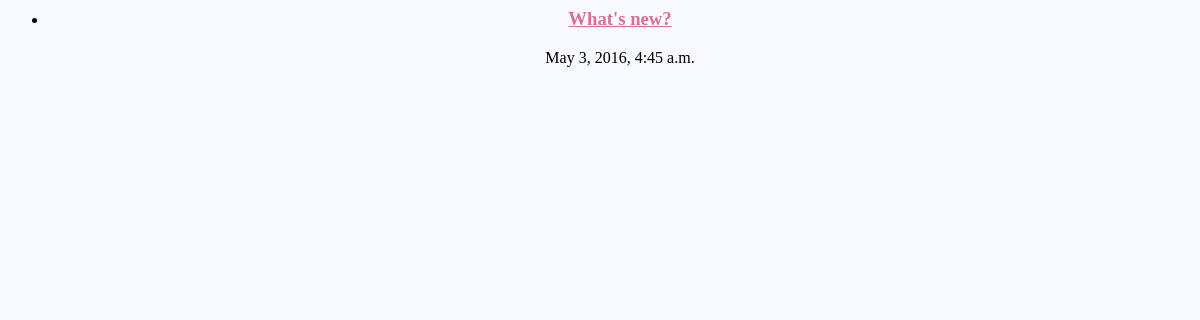
Before: /polls/ with the older database file.
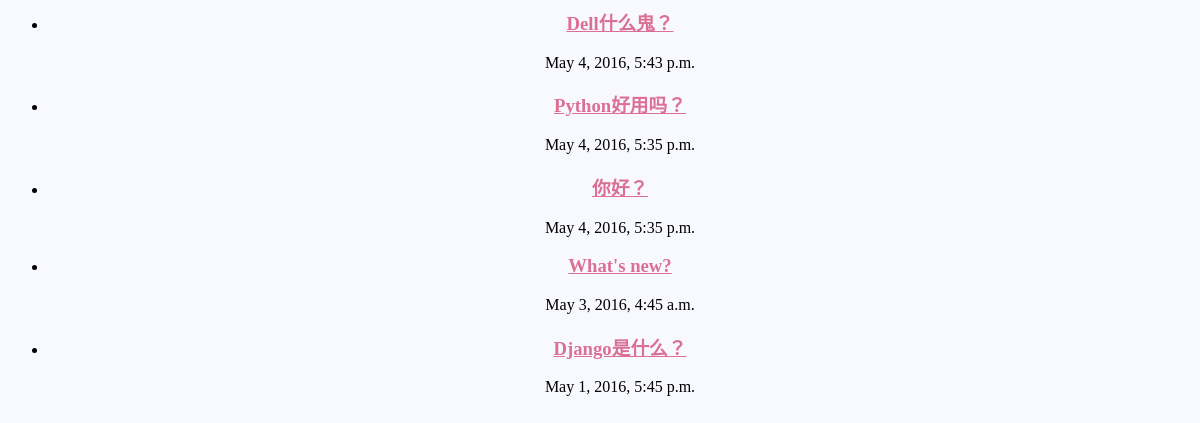
After: the same page with the newer database file.
### polls/models.py (models this page shows, shortened)
class Question(models.Model):
    question_text = models.CharField('标题',max_length=200)
    pub_date = models.DateTimeField('发布日期')
    def was_published_recently(self):
        now = timezone.now()
        return now - datetime.timedelta(days=1) <= self.pub_date <= now
    was_published_recently.admin_order_field = 'pub_date'
    was_published_recently.boolean = True
    was_published_recently.short_description = '是否最近发布'

### polls/views.py (the view)
class IndexView(generic.ListView):
    template_name = 'polls/index.html'
    context_object_name = 'latest_question_list'
    def get_queryset(self):
        return Question.objects.filter(pub_date__lte=timezone.now()).order_by('-pub_date')[:5]

### polls/templates/polls/index.html
<body align="center">
{% load staticfiles %}
<link rel="stylesheet" type="text/css" href="{% static 'polls/style.css' %}" />
{% if latest_question_list %}
    <ul>
    {% for question in latest_question_list %}
        <li><h3><a href="{% url 'polls:detail' question.id %}">{{ question.question_text }}</a></h3></li>
        <h7>{{ question.pub_date }}</h7>
    {% endfor %}
    </ul>
{% else %}
    <p>No polls are available.</p>
{% endif %}
</body>

### polls/static/polls/style.css (style rules this page uses)
li a { color: palevioletred; }
body { background: ghostwhite url("images/background.gif") no-repeat right bottom; }

Changed rows visible on the page:
added Question: question_text "Dell什么鬼？", pub_date "May 4, 2016, 5:43 p.m."
added Question: question_text "Python好用吗？", pub_date "May 4, 2016, 5:35 p.m."
added Question: question_text "你好？", pub_date "May 4, 2016, 5:35 p.m."
added Question: question_text "Django是什么？", pub_date "May 1, 2016, 5:45 p.m."
